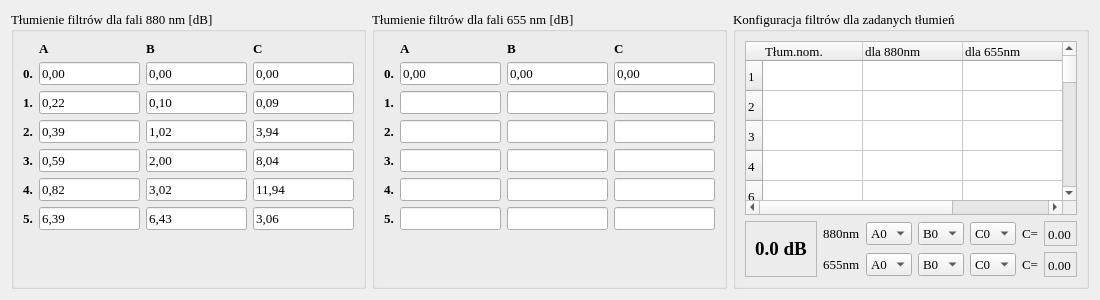
<?xml version="1.0" encoding="UTF-8"?>
<ui version="4.0">
 <class>UstawieniaFiltrow</class>
 <widget class="QWidget" name="UstawieniaFiltrow">
  <property name="geometry">
   <rect>
    <x>0</x>
    <y>0</y>
    <width>1100</width>
    <height>300</height>
   </rect>
  </property>
  <property name="minimumSize">
   <size>
    <width>1100</width>
    <height>300</height>
   </size>
  </property>
  <property name="maximumSize">
   <size>
    <width>1920</width>
    <height>1200</height>
   </size>
  </property>
  <property name="font">
   <font>
    <family>Times New Roman</family>
    <pointsize>10</pointsize>
   </font>
  </property>
  <property name="windowTitle">
   <string>Form</string>
  </property>
  <layout class="QGridLayout" name="gridLayout_2">
   <item row="0" column="0">
    <widget class="QGroupBox" name="filtry_880">
     <property name="title">
      <string>Tłumienie filtrów dla fali 880 nm [dB]       </string>
     </property>
     <layout class="QGridLayout" name="gridLayout_880">
      <item row="6" column="3">
       <widget class="QLineEdit" name="f_880_C5">
        <property name="text">
         <string>3,06</string>
        </property>
       </widget>
      </item>
      <item row="5" column="0">
       <widget class="QLabel" name="row_880_4">
        <property name="font">
         <font>
          <family>Times New Roman</family>
          <pointsize>10</pointsize>
          <bold>true</bold>
         </font>
        </property>
        <property name="text">
         <string>4.</string>
        </property>
       </widget>
      </item>
      <item row="2" column="0">
       <widget class="QLabel" name="row_880_1">
        <property name="font">
         <font>
          <family>Times New Roman</family>
          <pointsize>10</pointsize>
          <bold>true</bold>
         </font>
        </property>
        <property name="text">
         <string>1.</string>
        </property>
       </widget>
      </item>
      <item row="1" column="3">
       <widget class="QLineEdit" name="f_880_C0">
        <property name="text">
         <string>0,00</string>
        </property>
       </widget>
      </item>
      <item row="1" column="2">
       <widget class="QLineEdit" name="f_880_B0">
        <property name="text">
         <string>0,00</string>
        </property>
       </widget>
      </item>
      <item row="5" column="1">
       <widget class="QLineEdit" name="f_880_A4">
        <property name="text">
         <string>0,82</string>
        </property>
       </widget>
      </item>
      <item row="6" column="2">
       <widget class="QLineEdit" name="f_880_B5">
        <property name="text">
         <string>6,43</string>
        </property>
       </widget>
      </item>
      <item row="0" column="3">
       <widget class="QLabel" name="head_880C">
        <property name="font">
         <font>
          <family>Times New Roman</family>
          <pointsize>10</pointsize>
          <bold>true</bold>
         </font>
        </property>
        <property name="text">
         <string>C</string>
        </property>
       </widget>
      </item>
      <item row="3" column="0">
       <widget class="QLabel" name="row_880_2">
        <property name="font">
         <font>
          <family>Times New Roman</family>
          <pointsize>10</pointsize>
          <bold>true</bold>
         </font>
        </property>
        <property name="text">
         <string>2.</string>
        </property>
       </widget>
      </item>
      <item row="6" column="0">
       <widget class="QLabel" name="row_880_5">
        <property name="font">
         <font>
          <family>Times New Roman</family>
          <pointsize>10</pointsize>
          <bold>true</bold>
         </font>
        </property>
        <property name="text">
         <string>5.</string>
        </property>
       </widget>
      </item>
      <item row="4" column="0">
       <widget class="QLabel" name="row_880_3">
        <property name="font">
         <font>
          <family>Times New Roman</family>
          <pointsize>10</pointsize>
          <bold>true</bold>
         </font>
        </property>
        <property name="text">
         <string>3.</string>
        </property>
       </widget>
      </item>
      <item row="2" column="3">
       <widget class="QLineEdit" name="f_880_C1">
        <property name="text">
         <string>0,09</string>
        </property>
       </widget>
      </item>
      <item row="5" column="2">
       <widget class="QLineEdit" name="f_880_B4">
        <property name="text">
         <string>3,02</string>
        </property>
       </widget>
      </item>
      <item row="4" column="3">
       <widget class="QLineEdit" name="f_880_C3">
        <property name="text">
         <string>8,04</string>
        </property>
       </widget>
      </item>
      <item row="1" column="0">
       <widget class="QLabel" name="row_880_0">
        <property name="font">
         <font>
          <family>Times New Roman</family>
          <pointsize>10</pointsize>
          <bold>true</bold>
         </font>
        </property>
        <property name="text">
         <string>0.</string>
        </property>
       </widget>
      </item>
      <item row="4" column="1">
       <widget class="QLineEdit" name="f_880_A3">
        <property name="text">
         <string>0,59</string>
        </property>
       </widget>
      </item>
      <item row="4" column="2">
       <widget class="QLineEdit" name="f_880_B3">
        <property name="text">
         <string>2,00</string>
        </property>
       </widget>
      </item>
      <item row="6" column="1">
       <widget class="QLineEdit" name="f_880_A5">
        <property name="text">
         <string>6,39</string>
        </property>
       </widget>
      </item>
      <item row="5" column="3">
       <widget class="QLineEdit" name="f_880_C4">
        <property name="text">
         <string>11,94</string>
        </property>
       </widget>
      </item>
      <item row="3" column="1">
       <widget class="QLineEdit" name="f_880_A2">
        <property name="text">
         <string>0,39</string>
        </property>
       </widget>
      </item>
      <item row="1" column="1">
       <widget class="QLineEdit" name="f_880_A0">
        <property name="text">
         <string>0,00</string>
        </property>
       </widget>
      </item>
      <item row="0" column="1">
       <widget class="QLabel" name="head_880A">
        <property name="font">
         <font>
          <family>Times New Roman</family>
          <pointsize>10</pointsize>
          <bold>true</bold>
         </font>
        </property>
        <property name="text">
         <string>A</string>
        </property>
       </widget>
      </item>
      <item row="3" column="3">
       <widget class="QLineEdit" name="f_880_C2">
        <property name="text">
         <string>3,94</string>
        </property>
       </widget>
      </item>
      <item row="2" column="2">
       <widget class="QLineEdit" name="f_880_B1">
        <property name="text">
         <string>0,10</string>
        </property>
       </widget>
      </item>
      <item row="2" column="1">
       <widget class="QLineEdit" name="f_880_A1">
        <property name="text">
         <string>0,22</string>
        </property>
       </widget>
      </item>
      <item row="3" column="2">
       <widget class="QLineEdit" name="f_880_B2">
        <property name="text">
         <string>1,02</string>
        </property>
       </widget>
      </item>
      <item row="0" column="2">
       <widget class="QLabel" name="head_880B">
        <property name="font">
         <font>
          <family>Times New Roman</family>
          <pointsize>10</pointsize>
          <bold>true</bold>
         </font>
        </property>
        <property name="text">
         <string>B</string>
        </property>
       </widget>
      </item>
      <item row="7" column="2">
       <spacer name="verticalSpacer">
        <property name="orientation">
         <enum>Qt::Vertical</enum>
        </property>
        <property name="sizeHint" stdset="0">
         <size>
          <width>20</width>
          <height>40</height>
         </size>
        </property>
       </spacer>
      </item>
     </layout>
    </widget>
   </item>
   <item row="0" column="1">
    <widget class="QGroupBox" name="filtry_655">
     <property name="title">
      <string>Tłumienie filtrów dla fali 655 nm [dB]        </string>
     </property>
     <layout class="QGridLayout" name="gridLayout_655">
      <item row="4" column="0">
       <widget class="QLabel" name="row_655_3">
        <property name="font">
         <font>
          <family>Times New Roman</family>
          <pointsize>10</pointsize>
          <bold>true</bold>
         </font>
        </property>
        <property name="text">
         <string>3.</string>
        </property>
       </widget>
      </item>
      <item row="1" column="0">
       <widget class="QLabel" name="row_655_0">
        <property name="font">
         <font>
          <family>Times New Roman</family>
          <pointsize>10</pointsize>
          <bold>true</bold>
         </font>
        </property>
        <property name="text">
         <string>0.</string>
        </property>
       </widget>
      </item>
      <item row="3" column="3">
       <widget class="QLineEdit" name="f_655_C2"/>
      </item>
      <item row="0" column="2">
       <widget class="QLabel" name="head_655B">
        <property name="font">
         <font>
          <family>Times New Roman</family>
          <pointsize>10</pointsize>
          <bold>true</bold>
         </font>
        </property>
        <property name="text">
         <string>B</string>
        </property>
       </widget>
      </item>
      <item row="4" column="1">
       <widget class="QLineEdit" name="f_655_A3"/>
      </item>
      <item row="3" column="1">
       <widget class="QLineEdit" name="f_655_A2"/>
      </item>
      <item row="2" column="1">
       <widget class="QLineEdit" name="f_655_A1"/>
      </item>
      <item row="0" column="3">
       <widget class="QLabel" name="head_655C">
        <property name="font">
         <font>
          <family>Times New Roman</family>
          <pointsize>10</pointsize>
          <bold>true</bold>
         </font>
        </property>
        <property name="text">
         <string>C</string>
        </property>
       </widget>
      </item>
      <item row="6" column="1">
       <widget class="QLineEdit" name="f_655_A5"/>
      </item>
      <item row="3" column="0">
       <widget class="QLabel" name="row_655_2">
        <property name="font">
         <font>
          <family>Times New Roman</family>
          <pointsize>10</pointsize>
          <bold>true</bold>
         </font>
        </property>
        <property name="text">
         <string>2.</string>
        </property>
       </widget>
      </item>
      <item row="2" column="3">
       <widget class="QLineEdit" name="f_655_C1"/>
      </item>
      <item row="5" column="2">
       <widget class="QLineEdit" name="f_655_B4"/>
      </item>
      <item row="0" column="1">
       <widget class="QLabel" name="head_655A">
        <property name="font">
         <font>
          <family>Times New Roman</family>
          <pointsize>10</pointsize>
          <bold>true</bold>
         </font>
        </property>
        <property name="text">
         <string>A</string>
        </property>
       </widget>
      </item>
      <item row="1" column="1">
       <widget class="QLineEdit" name="f_655_A0">
        <property name="text">
         <string>0,00</string>
        </property>
       </widget>
      </item>
      <item row="1" column="3">
       <widget class="QLineEdit" name="f_655_C0">
        <property name="text">
         <string>0,00</string>
        </property>
       </widget>
      </item>
      <item row="6" column="0">
       <widget class="QLabel" name="row_655_5">
        <property name="font">
         <font>
          <family>Times New Roman</family>
          <pointsize>10</pointsize>
          <bold>true</bold>
         </font>
        </property>
        <property name="text">
         <string>5.</string>
        </property>
       </widget>
      </item>
      <item row="2" column="0">
       <widget class="QLabel" name="row_655_1">
        <property name="font">
         <font>
          <family>Times New Roman</family>
          <pointsize>10</pointsize>
          <bold>true</bold>
         </font>
        </property>
        <property name="text">
         <string>1.</string>
        </property>
       </widget>
      </item>
      <item row="5" column="0">
       <widget class="QLabel" name="row_655_4">
        <property name="font">
         <font>
          <family>Times New Roman</family>
          <pointsize>10</pointsize>
          <bold>true</bold>
         </font>
        </property>
        <property name="text">
         <string>4.</string>
        </property>
       </widget>
      </item>
      <item row="4" column="2">
       <widget class="QLineEdit" name="f_655_B3"/>
      </item>
      <item row="5" column="1">
       <widget class="QLineEdit" name="f_655_A4"/>
      </item>
      <item row="6" column="2">
       <widget class="QLineEdit" name="f_655_B5"/>
      </item>
      <item row="4" column="3">
       <widget class="QLineEdit" name="f_655_C3"/>
      </item>
      <item row="2" column="2">
       <widget class="QLineEdit" name="f_655_B1"/>
      </item>
      <item row="5" column="3">
       <widget class="QLineEdit" name="f_655_C4"/>
      </item>
      <item row="6" column="3">
       <widget class="QLineEdit" name="f_655_C5"/>
      </item>
      <item row="1" column="2">
       <widget class="QLineEdit" name="f_655_B0">
        <property name="text">
         <string>0,00</string>
        </property>
       </widget>
      </item>
      <item row="3" column="2">
       <widget class="QLineEdit" name="f_655_B2"/>
      </item>
      <item row="7" column="2">
       <spacer name="verticalSpacer_2">
        <property name="orientation">
         <enum>Qt::Vertical</enum>
        </property>
        <property name="sizeHint" stdset="0">
         <size>
          <width>20</width>
          <height>40</height>
         </size>
        </property>
       </spacer>
      </item>
     </layout>
    </widget>
   </item>
   <item row="0" column="2">
    <widget class="QGroupBox" name="groupBox">
     <property name="title">
      <string>Konfiguracja filtrów dla zadanych tłumień          </string>
     </property>
     <layout class="QVBoxLayout" name="verticalLayout_2">
      <item>
       <widget class="QTableWidget" name="tableWidget">
        <row>
         <property name="text">
          <string>1</string>
         </property>
        </row>
        <row>
         <property name="text">
          <string>2</string>
         </property>
        </row>
        <row>
         <property name="text">
          <string>3</string>
         </property>
        </row>
        <row>
         <property name="text">
          <string>4</string>
         </property>
        </row>
        <row>
         <property name="text">
          <string>6</string>
         </property>
        </row>
        <row>
         <property name="text">
          <string>7</string>
         </property>
        </row>
        <row>
         <property name="text">
          <string>8</string>
         </property>
        </row>
        <row>
         <property name="text">
          <string>9</string>
         </property>
        </row>
        <row>
         <property name="text">
          <string>10</string>
         </property>
        </row>
        <row>
         <property name="text">
          <string>11</string>
         </property>
        </row>
        <row>
         <property name="text">
          <string>12</string>
         </property>
        </row>
        <row>
         <property name="text">
          <string>13</string>
         </property>
        </row>
        <row>
         <property name="text">
          <string>14</string>
         </property>
        </row>
        <row>
         <property name="text">
          <string>15</string>
         </property>
        </row>
        <row>
         <property name="text">
          <string>16</string>
         </property>
        </row>
        <row>
         <property name="text">
          <string>17</string>
         </property>
        </row>
        <row>
         <property name="text">
          <string>18</string>
         </property>
        </row>
        <row>
         <property name="text">
          <string>19</string>
         </property>
        </row>
        <row>
         <property name="text">
          <string>20</string>
         </property>
        </row>
        <row>
         <property name="text">
          <string>21</string>
         </property>
        </row>
        <row>
         <property name="text">
          <string>22</string>
         </property>
        </row>
        <row>
         <property name="text">
          <string>23</string>
         </property>
        </row>
        <row>
         <property name="text">
          <string>24</string>
         </property>
        </row>
        <row>
         <property name="text">
          <string>25</string>
         </property>
        </row>
        <row>
         <property name="text">
          <string>26</string>
         </property>
        </row>
        <row>
         <property name="text">
          <string>27</string>
         </property>
        </row>
        <row>
         <property name="text">
          <string>28</string>
         </property>
        </row>
        <row>
         <property name="text">
          <string>29</string>
         </property>
        </row>
        <row>
         <property name="text">
          <string>30</string>
         </property>
        </row>
        <row>
         <property name="text">
          <string>31</string>
         </property>
        </row>
        <row>
         <property name="text">
          <string>32</string>
         </property>
        </row>
        <row>
         <property name="text">
          <string>33</string>
         </property>
        </row>
        <row>
         <property name="text">
          <string>34</string>
         </property>
        </row>
        <row>
         <property name="text">
          <string>35</string>
         </property>
        </row>
        <column>
         <property name="text">
          <string>Tłum.nom.</string>
         </property>
         <property name="textAlignment">
          <set>AlignLeading|AlignVCenter</set>
         </property>
        </column>
        <column>
         <property name="text">
          <string>dla 880nm</string>
         </property>
         <property name="textAlignment">
          <set>AlignLeading|AlignVCenter</set>
         </property>
        </column>
        <column>
         <property name="text">
          <string>dla 655nm</string>
         </property>
         <property name="textAlignment">
          <set>AlignLeading|AlignVCenter</set>
         </property>
        </column>
        <item row="0" column="0">
         <property name="text">
          <string/>
         </property>
        </item>
       </widget>
      </item>
      <item>
       <widget class="QWidget" name="widget" native="true">
        <layout class="QGridLayout" name="gridLayout">
         <property name="leftMargin">
          <number>0</number>
         </property>
         <property name="topMargin">
          <number>0</number>
         </property>
         <property name="rightMargin">
          <number>0</number>
         </property>
         <property name="bottomMargin">
          <number>0</number>
         </property>
         <item row="0" column="2">
          <widget class="QComboBox" name="cb_880_A">
           <item>
            <property name="text">
             <string>A0</string>
            </property>
           </item>
           <item>
            <property name="text">
             <string>A1</string>
            </property>
           </item>
           <item>
            <property name="text">
             <string>A2</string>
            </property>
           </item>
           <item>
            <property name="text">
             <string>A3</string>
            </property>
           </item>
           <item>
            <property name="text">
             <string>A4</string>
            </property>
           </item>
           <item>
            <property name="text">
             <string>A5</string>
            </property>
           </item>
          </widget>
         </item>
         <item row="1" column="2">
          <widget class="QComboBox" name="cb_655_A">
           <item>
            <property name="text">
             <string>A0</string>
            </property>
           </item>
           <item>
            <property name="text">
             <string>A1</string>
            </property>
           </item>
           <item>
            <property name="text">
             <string>A2</string>
            </property>
           </item>
           <item>
            <property name="text">
             <string>A3</string>
            </property>
           </item>
           <item>
            <property name="text">
             <string>A4</string>
            </property>
           </item>
           <item>
            <property name="text">
             <string>A5</string>
            </property>
           </item>
          </widget>
         </item>
         <item row="1" column="1">
          <widget class="QLabel" name="u_655">
           <property name="text">
            <string>655nm</string>
           </property>
          </widget>
         </item>
         <item row="0" column="3">
          <widget class="QComboBox" name="cb_880_B">
           <item>
            <property name="text">
             <string>B0</string>
            </property>
           </item>
           <item>
            <property name="text">
             <string>B1</string>
            </property>
           </item>
           <item>
            <property name="text">
             <string>B2</string>
            </property>
           </item>
           <item>
            <property name="text">
             <string>B3</string>
            </property>
           </item>
           <item>
            <property name="text">
             <string>B4</string>
            </property>
           </item>
           <item>
            <property name="text">
             <string>B5</string>
            </property>
           </item>
          </widget>
         </item>
         <item row="1" column="3">
          <widget class="QComboBox" name="cb_655_B">
           <item>
            <property name="text">
             <string>B0</string>
            </property>
           </item>
           <item>
            <property name="text">
             <string>B1</string>
            </property>
           </item>
           <item>
            <property name="text">
             <string>B2</string>
            </property>
           </item>
           <item>
            <property name="text">
             <string>B3</string>
            </property>
           </item>
           <item>
            <property name="text">
             <string>B4</string>
            </property>
           </item>
           <item>
            <property name="text">
             <string>B5</string>
            </property>
           </item>
          </widget>
         </item>
         <item row="0" column="5">
          <widget class="QLabel" name="lc_880">
           <property name="text">
            <string>C=</string>
           </property>
           <property name="alignment">
            <set>Qt::AlignRight|Qt::AlignTrailing|Qt::AlignVCenter</set>
           </property>
          </widget>
         </item>
         <item row="1" column="5">
          <widget class="QLabel" name="lc_655">
           <property name="text">
            <string>C=</string>
           </property>
           <property name="alignment">
            <set>Qt::AlignRight|Qt::AlignTrailing|Qt::AlignVCenter</set>
           </property>
          </widget>
         </item>
         <item row="0" column="1">
          <widget class="QLabel" name="u_880">
           <property name="text">
            <string>880nm</string>
           </property>
          </widget>
         </item>
         <item row="0" column="4">
          <widget class="QComboBox" name="cb_880_C">
           <item>
            <property name="text">
             <string>C0</string>
            </property>
           </item>
           <item>
            <property name="text">
             <string>C1</string>
            </property>
           </item>
           <item>
            <property name="text">
             <string>C2</string>
            </property>
           </item>
           <item>
            <property name="text">
             <string>C3</string>
            </property>
           </item>
           <item>
            <property name="text">
             <string>C4</string>
            </property>
           </item>
           <item>
            <property name="text">
             <string>C5</string>
            </property>
           </item>
          </widget>
         </item>
         <item row="1" column="4">
          <widget class="QComboBox" name="cb_655_C">
           <item>
            <property name="text">
             <string>C0</string>
            </property>
           </item>
           <item>
            <property name="text">
             <string>C1</string>
            </property>
           </item>
           <item>
            <property name="text">
             <string>C2</string>
            </property>
           </item>
           <item>
            <property name="text">
             <string>C3</string>
            </property>
           </item>
           <item>
            <property name="text">
             <string>C4</string>
            </property>
           </item>
           <item>
            <property name="text">
             <string>C5</string>
            </property>
           </item>
          </widget>
         </item>
         <item row="0" column="0" rowspan="2">
          <widget class="QFrame" name="frame">
           <property name="frameShape">
            <enum>QFrame::StyledPanel</enum>
           </property>
           <property name="frameShadow">
            <enum>QFrame::Raised</enum>
           </property>
           <layout class="QVBoxLayout" name="verticalLayout">
            <item>
             <widget class="QLabel" name="wyliczone_tlumienie">
              <property name="font">
               <font>
                <family>Times New Roman</family>
                <pointsize>14</pointsize>
                <bold>true</bold>
               </font>
              </property>
              <property name="text">
               <string>0.0 dB</string>
              </property>
              <property name="textFormat">
               <enum>Qt::AutoText</enum>
              </property>
              <property name="alignment">
               <set>Qt::AlignCenter</set>
              </property>
             </widget>
            </item>
           </layout>
          </widget>
         </item>
         <item row="0" column="6">
          <widget class="QFrame" name="frame_880">
           <property name="frameShape">
            <enum>QFrame::StyledPanel</enum>
           </property>
           <property name="frameShadow">
            <enum>QFrame::Raised</enum>
           </property>
           <layout class="QHBoxLayout" name="horizontalLayout_880">
            <property name="leftMargin">
             <number>3</number>
            </property>
            <property name="topMargin">
             <number>5</number>
            </property>
            <property name="rightMargin">
             <number>5</number>
            </property>
            <property name="bottomMargin">
             <number>3</number>
            </property>
            <item>
             <widget class="QLabel" name="C_880">
              <property name="text">
               <string>0.00</string>
              </property>
             </widget>
            </item>
           </layout>
          </widget>
         </item>
         <item row="1" column="6">
          <widget class="QFrame" name="frame_655">
           <property name="frameShape">
            <enum>QFrame::StyledPanel</enum>
           </property>
           <property name="frameShadow">
            <enum>QFrame::Raised</enum>
           </property>
           <layout class="QHBoxLayout" name="horizontalLayout_655">
            <property name="leftMargin">
             <number>3</number>
            </property>
            <property name="topMargin">
             <number>5</number>
            </property>
            <property name="rightMargin">
             <number>5</number>
            </property>
            <property name="bottomMargin">
             <number>3</number>
            </property>
            <item>
             <widget class="QLabel" name="C_655">
              <property name="text">
               <string>0.00</string>
              </property>
             </widget>
            </item>
           </layout>
          </widget>
         </item>
        </layout>
       </widget>
      </item>
     </layout>
    </widget>
   </item>
  </layout>
 </widget>
 <tabstops>
  <tabstop>f_880_A0</tabstop>
  <tabstop>f_880_A1</tabstop>
  <tabstop>f_880_A2</tabstop>
  <tabstop>f_880_A3</tabstop>
  <tabstop>f_880_A4</tabstop>
  <tabstop>f_880_A5</tabstop>
  <tabstop>f_880_B0</tabstop>
  <tabstop>f_880_B1</tabstop>
  <tabstop>f_880_B2</tabstop>
  <tabstop>f_880_B3</tabstop>
  <tabstop>f_880_B4</tabstop>
  <tabstop>f_880_B5</tabstop>
  <tabstop>f_880_C0</tabstop>
  <tabstop>f_880_C1</tabstop>
  <tabstop>f_880_C2</tabstop>
  <tabstop>f_880_C3</tabstop>
  <tabstop>f_880_C4</tabstop>
  <tabstop>f_880_C5</tabstop>
  <tabstop>f_655_A0</tabstop>
  <tabstop>f_655_A1</tabstop>
  <tabstop>f_655_A2</tabstop>
  <tabstop>f_655_A3</tabstop>
  <tabstop>f_655_A4</tabstop>
  <tabstop>f_655_A5</tabstop>
  <tabstop>f_655_B0</tabstop>
  <tabstop>f_655_B1</tabstop>
  <tabstop>f_655_B2</tabstop>
  <tabstop>f_655_B3</tabstop>
  <tabstop>f_655_B4</tabstop>
  <tabstop>f_655_B5</tabstop>
  <tabstop>f_655_C0</tabstop>
  <tabstop>f_655_C1</tabstop>
  <tabstop>f_655_C2</tabstop>
  <tabstop>f_655_C3</tabstop>
  <tabstop>f_655_C4</tabstop>
  <tabstop>f_655_C5</tabstop>
  <tabstop>tableWidget</tabstop>
  <tabstop>cb_880_A</tabstop>
  <tabstop>cb_880_B</tabstop>
  <tabstop>cb_880_C</tabstop>
  <tabstop>cb_655_A</tabstop>
  <tabstop>cb_655_B</tabstop>
  <tabstop>cb_655_C</tabstop>
 </tabstops>
 <resources/>
 <connections/>
</ui>
